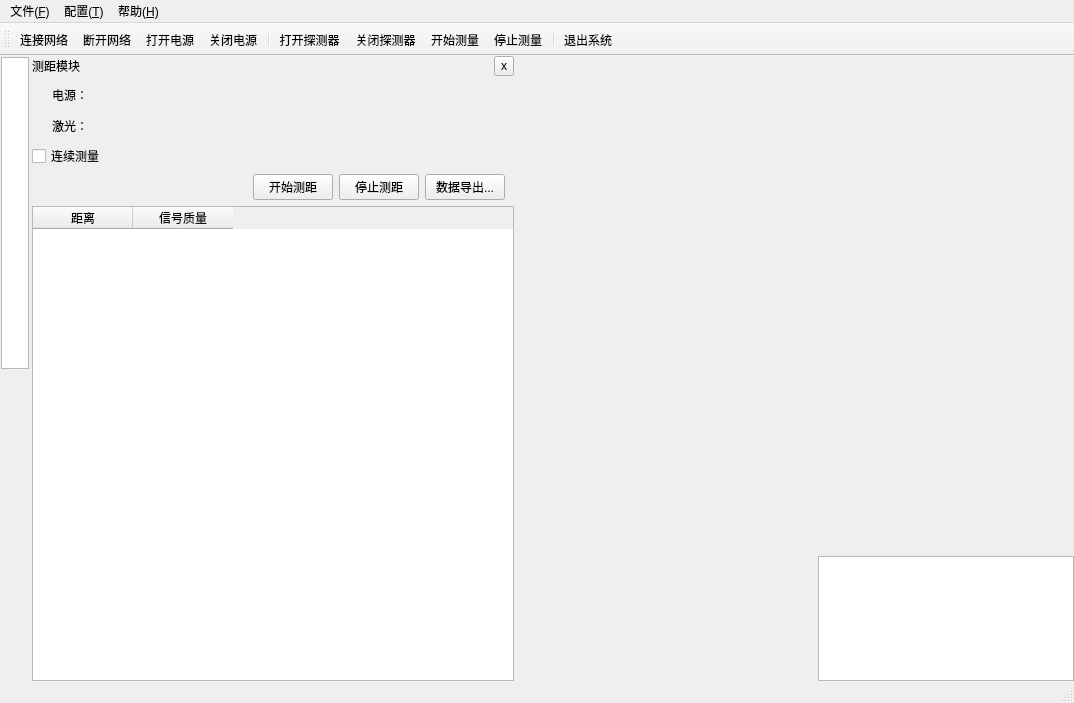
<?xml version="1.0" encoding="UTF-8"?>
<ui version="4.0">
 <class>MainWindow</class>
 <widget class="QMainWindow" name="MainWindow">
  <property name="geometry">
   <rect>
    <x>0</x>
    <y>0</y>
    <width>1074</width>
    <height>703</height>
   </rect>
  </property>
  <property name="windowTitle">
   <string>低能滤片堆栈谱仪软件</string>
  </property>
  <widget class="QWidget" name="centralwidget">
   <layout class="QHBoxLayout" name="horizontalLayout_2" stretch="1,100,0,0">
    <property name="spacing">
     <number>2</number>
    </property>
    <property name="leftMargin">
     <number>0</number>
    </property>
    <property name="topMargin">
     <number>0</number>
    </property>
    <property name="rightMargin">
     <number>0</number>
    </property>
    <property name="bottomMargin">
     <number>0</number>
    </property>
    <item>
     <widget class="QWidget" name="sidewidget" native="true">
      <property name="sizePolicy">
       <sizepolicy hsizetype="Fixed" vsizetype="Expanding">
        <horstretch>0</horstretch>
        <verstretch>0</verstretch>
       </sizepolicy>
      </property>
      <property name="maximumSize">
       <size>
        <width>30</width>
        <height>16777215</height>
       </size>
      </property>
      <layout class="QVBoxLayout" name="verticalLayout">
       <property name="spacing">
        <number>1</number>
       </property>
       <property name="leftMargin">
        <number>1</number>
       </property>
       <property name="topMargin">
        <number>1</number>
       </property>
       <property name="rightMargin">
        <number>1</number>
       </property>
       <property name="bottomMargin">
        <number>1</number>
       </property>
       <item>
        <widget class="QGraphicsView" name="graphicsView">
         <property name="sizePolicy">
          <sizepolicy hsizetype="Expanding" vsizetype="Expanding">
           <horstretch>0</horstretch>
           <verstretch>0</verstretch>
          </sizepolicy>
         </property>
         <property name="alignment">
          <set>Qt::AlignLeading|Qt::AlignLeft|Qt::AlignTop</set>
         </property>
        </widget>
       </item>
       <item>
        <spacer name="verticalSpacer">
         <property name="orientation">
          <enum>Qt::Vertical</enum>
         </property>
         <property name="sizeHint" stdset="0">
          <size>
           <width>20</width>
           <height>40</height>
          </size>
         </property>
        </spacer>
       </item>
      </layout>
     </widget>
    </item>
    <item>
     <widget class="QStackedWidget" name="stackedWidget">
      <property name="minimumSize">
       <size>
        <width>250</width>
        <height>0</height>
       </size>
      </property>
      <property name="maximumSize">
       <size>
        <width>500</width>
        <height>16777215</height>
       </size>
      </property>
      <widget class="QWidget" name="laserDistanceWidget">
       <layout class="QVBoxLayout" name="verticalLayout_2">
        <property name="leftMargin">
         <number>0</number>
        </property>
        <property name="topMargin">
         <number>0</number>
        </property>
        <property name="rightMargin">
         <number>0</number>
        </property>
        <property name="bottomMargin">
         <number>0</number>
        </property>
        <item>
         <layout class="QHBoxLayout" name="horizontalLayout">
          <item>
           <widget class="QLabel" name="label">
            <property name="text">
             <string>测距模块</string>
            </property>
           </widget>
          </item>
          <item>
           <widget class="QToolButton" name="toolButton_closeLaserDistanceWidget">
            <property name="sizePolicy">
             <sizepolicy hsizetype="Fixed" vsizetype="Fixed">
              <horstretch>0</horstretch>
              <verstretch>0</verstretch>
             </sizepolicy>
            </property>
            <property name="maximumSize">
             <size>
              <width>20</width>
              <height>20</height>
             </size>
            </property>
            <property name="text">
             <string notr="true">x</string>
            </property>
           </widget>
          </item>
         </layout>
        </item>
        <item>
         <layout class="QHBoxLayout" name="horizontalLayout_3">
          <property name="spacing">
           <number>30</number>
          </property>
          <property name="leftMargin">
           <number>20</number>
          </property>
          <property name="rightMargin">
           <number>20</number>
          </property>
          <item>
           <widget class="QLabel" name="label_2">
            <property name="text">
             <string>电源：</string>
            </property>
           </widget>
          </item>
          <item>
           <widget class="SwitchButton" name="switchButton_power" native="true">
            <property name="minimumSize">
             <size>
              <width>80</width>
              <height>25</height>
             </size>
            </property>
            <property name="maximumSize">
             <size>
              <width>80</width>
              <height>25</height>
             </size>
            </property>
           </widget>
          </item>
          <item>
           <spacer name="horizontalSpacer">
            <property name="orientation">
             <enum>Qt::Horizontal</enum>
            </property>
            <property name="sizeHint" stdset="0">
             <size>
              <width>40</width>
              <height>20</height>
             </size>
            </property>
           </spacer>
          </item>
         </layout>
        </item>
        <item>
         <layout class="QHBoxLayout" name="horizontalLayout_4">
          <property name="spacing">
           <number>30</number>
          </property>
          <property name="leftMargin">
           <number>20</number>
          </property>
          <property name="rightMargin">
           <number>20</number>
          </property>
          <item>
           <widget class="QLabel" name="label_3">
            <property name="text">
             <string>激光：</string>
            </property>
           </widget>
          </item>
          <item>
           <widget class="SwitchButton" name="switchButton_laser" native="true">
            <property name="minimumSize">
             <size>
              <width>80</width>
              <height>25</height>
             </size>
            </property>
            <property name="maximumSize">
             <size>
              <width>80</width>
              <height>25</height>
             </size>
            </property>
           </widget>
          </item>
          <item>
           <spacer name="horizontalSpacer_2">
            <property name="orientation">
             <enum>Qt::Horizontal</enum>
            </property>
            <property name="sizeHint" stdset="0">
             <size>
              <width>40</width>
              <height>20</height>
             </size>
            </property>
           </spacer>
          </item>
         </layout>
        </item>
        <item>
         <widget class="QCheckBox" name="checkBox_continueMeasureDistance">
          <property name="text">
           <string>连续测量</string>
          </property>
         </widget>
        </item>
        <item>
         <layout class="QHBoxLayout" name="horizontalLayout_5">
          <property name="rightMargin">
           <number>9</number>
          </property>
          <item>
           <spacer name="horizontalSpacer_3">
            <property name="orientation">
             <enum>Qt::Horizontal</enum>
            </property>
            <property name="sizeHint" stdset="0">
             <size>
              <width>40</width>
              <height>20</height>
             </size>
            </property>
           </spacer>
          </item>
          <item>
           <widget class="QPushButton" name="pushButton_startMeasureDistance">
            <property name="text">
             <string>开始测距</string>
            </property>
            <property name="icon">
             <iconset resource="../3rdParty/resource/resource.qrc">
              <normaloff>:/ruler.png</normaloff>:/ruler.png</iconset>
            </property>
           </widget>
          </item>
          <item>
           <widget class="QPushButton" name="pushButton_stopMeasureDistance">
            <property name="text">
             <string>停止测距</string>
            </property>
            <property name="icon">
             <iconset resource="../3rdParty/resource/resource.qrc">
              <normaloff>:/work-off.png</normaloff>:/work-off.png</iconset>
            </property>
           </widget>
          </item>
          <item>
           <widget class="QPushButton" name="pushButton_export">
            <property name="text">
             <string>数据导出...</string>
            </property>
            <property name="icon">
             <iconset resource="../3rdParty/resource/resource.qrc">
              <normaloff>:/daochu.png</normaloff>:/daochu.png</iconset>
            </property>
           </widget>
          </item>
         </layout>
        </item>
        <item>
         <widget class="QTableWidget" name="tableWidget_laser">
          <column>
           <property name="text">
            <string>距离</string>
           </property>
          </column>
          <column>
           <property name="text">
            <string>信号质量</string>
           </property>
          </column>
         </widget>
        </item>
       </layout>
      </widget>
      <widget class="QWidget" name="detectorStatusWidget">
       <layout class="QVBoxLayout" name="verticalLayout_5">
        <property name="leftMargin">
         <number>0</number>
        </property>
        <property name="topMargin">
         <number>0</number>
        </property>
        <property name="rightMargin">
         <number>0</number>
        </property>
        <property name="bottomMargin">
         <number>0</number>
        </property>
        <item>
         <layout class="QHBoxLayout" name="horizontalLayout_6">
          <item>
           <widget class="QLabel" name="label_4">
            <property name="text">
             <string>设备状态</string>
            </property>
           </widget>
          </item>
          <item>
           <widget class="QToolButton" name="toolButton_closeDetectorStatusWidget">
            <property name="sizePolicy">
             <sizepolicy hsizetype="Fixed" vsizetype="Fixed">
              <horstretch>0</horstretch>
              <verstretch>0</verstretch>
             </sizepolicy>
            </property>
            <property name="maximumSize">
             <size>
              <width>20</width>
              <height>20</height>
             </size>
            </property>
            <property name="text">
             <string notr="true">x</string>
            </property>
           </widget>
          </item>
         </layout>
        </item>
        <item>
         <widget class="QTableWidget" name="tableWidget_detector">
          <property name="maximumSize">
           <size>
            <width>16777215</width>
            <height>150</height>
           </size>
          </property>
          <property name="verticalScrollBarPolicy">
           <enum>Qt::ScrollBarAlwaysOff</enum>
          </property>
          <property name="horizontalScrollBarPolicy">
           <enum>Qt::ScrollBarAlwaysOff</enum>
          </property>
          <row>
           <property name="text">
            <string>通讯状态</string>
           </property>
          </row>
          <row>
           <property name="text">
            <string>温度（℃）</string>
           </property>
          </row>
          <column>
           <property name="text">
            <string>探测器#1</string>
           </property>
          </column>
          <column>
           <property name="text">
            <string>探测器#2</string>
           </property>
          </column>
          <column>
           <property name="text">
            <string>探测器#3</string>
           </property>
          </column>
          <item row="0" column="0">
           <property name="text">
            <string>离线</string>
           </property>
           <property name="textAlignment">
            <set>AlignCenter</set>
           </property>
           <property name="flags">
            <set>ItemIsSelectable|ItemIsDragEnabled|ItemIsDropEnabled|ItemIsUserCheckable|ItemIsEnabled</set>
           </property>
          </item>
          <item row="0" column="1">
           <property name="text">
            <string>离线</string>
           </property>
           <property name="textAlignment">
            <set>AlignCenter</set>
           </property>
           <property name="flags">
            <set>ItemIsSelectable|ItemIsDragEnabled|ItemIsDropEnabled|ItemIsUserCheckable|ItemIsEnabled</set>
           </property>
          </item>
          <item row="0" column="2">
           <property name="text">
            <string>离线</string>
           </property>
           <property name="textAlignment">
            <set>AlignCenter</set>
           </property>
           <property name="flags">
            <set>ItemIsSelectable|ItemIsDragEnabled|ItemIsDropEnabled|ItemIsUserCheckable|ItemIsEnabled</set>
           </property>
          </item>
          <item row="1" column="0">
           <property name="text">
            <string/>
           </property>
           <property name="textAlignment">
            <set>AlignCenter</set>
           </property>
           <property name="flags">
            <set>ItemIsSelectable|ItemIsDragEnabled|ItemIsDropEnabled|ItemIsUserCheckable|ItemIsEnabled</set>
           </property>
          </item>
          <item row="1" column="1">
           <property name="text">
            <string/>
           </property>
           <property name="textAlignment">
            <set>AlignCenter</set>
           </property>
           <property name="flags">
            <set>ItemIsSelectable|ItemIsDragEnabled|ItemIsDropEnabled|ItemIsUserCheckable|ItemIsEnabled</set>
           </property>
          </item>
          <item row="1" column="2">
           <property name="text">
            <string/>
           </property>
           <property name="textAlignment">
            <set>AlignCenter</set>
           </property>
           <property name="flags">
            <set>ItemIsSelectable|ItemIsDragEnabled|ItemIsDropEnabled|ItemIsUserCheckable|ItemIsEnabled</set>
           </property>
          </item>
         </widget>
        </item>
        <item>
         <widget class="QTableWidget" name="tableWidget_detectorVersion">
          <property name="verticalScrollBarPolicy">
           <enum>Qt::ScrollBarAlwaysOff</enum>
          </property>
          <property name="horizontalScrollBarPolicy">
           <enum>Qt::ScrollBarAlwaysOff</enum>
          </property>
          <property name="sizeAdjustPolicy">
           <enum>QAbstractScrollArea::AdjustIgnored</enum>
          </property>
          <row>
           <property name="text">
            <string>探测器#1</string>
           </property>
          </row>
          <row>
           <property name="text">
            <string>探测器#2</string>
           </property>
          </row>
          <row>
           <property name="text">
            <string>探测器#3</string>
           </property>
          </row>
          <column>
           <property name="text">
            <string>版本号</string>
           </property>
          </column>
          <item row="0" column="0">
           <property name="text">
            <string/>
           </property>
           <property name="textAlignment">
            <set>AlignCenter</set>
           </property>
           <property name="flags">
            <set>ItemIsSelectable|ItemIsDragEnabled|ItemIsDropEnabled|ItemIsUserCheckable|ItemIsEnabled</set>
           </property>
          </item>
          <item row="1" column="0">
           <property name="text">
            <string/>
           </property>
           <property name="textAlignment">
            <set>AlignCenter</set>
           </property>
           <property name="flags">
            <set>ItemIsSelectable|ItemIsDragEnabled|ItemIsDropEnabled|ItemIsUserCheckable|ItemIsEnabled</set>
           </property>
          </item>
          <item row="2" column="0">
           <property name="text">
            <string/>
           </property>
           <property name="textAlignment">
            <set>AlignCenter</set>
           </property>
           <property name="flags">
            <set>ItemIsSelectable|ItemIsDragEnabled|ItemIsDropEnabled|ItemIsUserCheckable|ItemIsEnabled</set>
           </property>
          </item>
         </widget>
        </item>
        <item>
         <layout class="QHBoxLayout" name="horizontalLayout_7">
          <item>
           <widget class="QLabel" name="label_5">
            <property name="text">
             <string>测量发次：</string>
            </property>
           </widget>
          </item>
          <item>
           <widget class="QLineEdit" name="lineEdit_shotNum">
            <property name="text">
             <string>100</string>
            </property>
           </widget>
          </item>
         </layout>
        </item>
        <item>
         <layout class="QVBoxLayout" name="verticalLayout_4">
          <item>
           <widget class="QLabel" name="label_6">
            <property name="text">
             <string>数据保存路径：</string>
            </property>
           </widget>
          </item>
          <item>
           <widget class="QLineEdit" name="lineEdit_filePath"/>
          </item>
         </layout>
        </item>
        <item>
         <widget class="QWidget" name="widget" native="true">
          <layout class="QHBoxLayout" name="horizontalLayout_8">
           <item>
            <spacer name="horizontalSpacer_4">
             <property name="orientation">
              <enum>Qt::Horizontal</enum>
             </property>
             <property name="sizeHint" stdset="0">
              <size>
               <width>148</width>
               <height>20</height>
              </size>
             </property>
            </spacer>
           </item>
           <item>
            <widget class="QPushButton" name="pushButton_startMeasure">
             <property name="text">
              <string>开始测量</string>
             </property>
             <property name="icon">
              <iconset resource="../3rdParty/resource/resource.qrc">
               <normaloff>:/work-on.png</normaloff>:/work-on.png</iconset>
             </property>
            </widget>
           </item>
          </layout>
         </widget>
        </item>
        <item>
         <spacer name="verticalSpacer_2">
          <property name="orientation">
           <enum>Qt::Vertical</enum>
          </property>
          <property name="sizeHint" stdset="0">
           <size>
            <width>20</width>
            <height>258</height>
           </size>
          </property>
         </spacer>
        </item>
       </layout>
      </widget>
     </widget>
    </item>
    <item>
     <widget class="QWidget" name="leftHboxWidget" native="true">
      <property name="minimumSize">
       <size>
        <width>300</width>
        <height>0</height>
       </size>
      </property>
      <layout class="QVBoxLayout" name="leftVboxLayout">
       <property name="spacing">
        <number>2</number>
       </property>
       <property name="leftMargin">
        <number>0</number>
       </property>
       <property name="topMargin">
        <number>0</number>
       </property>
       <property name="rightMargin">
        <number>0</number>
       </property>
       <property name="bottomMargin">
        <number>0</number>
       </property>
       <item>
        <widget class="QCustomPlot" name="customPlot" native="true"/>
       </item>
       <item>
        <widget class="QCustomPlot" name="customPlot_2" native="true"/>
       </item>
       <item>
        <widget class="QCustomPlot" name="customPlot_3" native="true"/>
       </item>
      </layout>
     </widget>
    </item>
    <item>
     <widget class="QWidget" name="rightHboxWidget" native="true">
      <layout class="QVBoxLayout" name="rightVboxLayout" stretch="4,1">
       <property name="spacing">
        <number>2</number>
       </property>
       <property name="leftMargin">
        <number>0</number>
       </property>
       <property name="topMargin">
        <number>0</number>
       </property>
       <property name="rightMargin">
        <number>0</number>
       </property>
       <property name="bottomMargin">
        <number>0</number>
       </property>
       <item>
        <widget class="QCustomPlot" name="customPlot_result" native="true"/>
       </item>
       <item>
        <widget class="QTextEdit" name="textEdit_log">
         <property name="enabled">
          <bool>true</bool>
         </property>
         <property name="readOnly">
          <bool>true</bool>
         </property>
        </widget>
       </item>
      </layout>
     </widget>
    </item>
   </layout>
  </widget>
  <widget class="QMenuBar" name="menubar">
   <property name="geometry">
    <rect>
     <x>0</x>
     <y>0</y>
     <width>1074</width>
     <height>21</height>
    </rect>
   </property>
   <widget class="QMenu" name="menu_F">
    <property name="title">
     <string>文件(&amp;F)</string>
    </property>
    <addaction name="action_open"/>
    <addaction name="separator"/>
    <addaction name="action_exit"/>
   </widget>
   <widget class="QMenu" name="menu_H">
    <property name="title">
     <string>帮助(&amp;H)</string>
    </property>
    <addaction name="action_about"/>
   </widget>
   <widget class="QMenu" name="menu">
    <property name="title">
     <string>配置(&amp;T)</string>
    </property>
    <addaction name="action_netCfg"/>
    <addaction name="action_cfgParam"/>
   </widget>
   <addaction name="menu_F"/>
   <addaction name="menu"/>
   <addaction name="menu_H"/>
  </widget>
  <widget class="QStatusBar" name="statusbar"/>
  <widget class="QToolBar" name="toolBar">
   <property name="windowTitle">
    <string>toolBar</string>
   </property>
   <property name="toolButtonStyle">
    <enum>Qt::ToolButtonTextUnderIcon</enum>
   </property>
   <attribute name="toolBarArea">
    <enum>TopToolBarArea</enum>
   </attribute>
   <attribute name="toolBarBreak">
    <bool>false</bool>
   </attribute>
   <addaction name="action_connectRelay"/>
   <addaction name="action_disconnectRelay"/>
   <addaction name="action_powerOn"/>
   <addaction name="action_powerOff"/>
   <addaction name="separator"/>
   <addaction name="action_connect"/>
   <addaction name="action_disconnect"/>
   <addaction name="action_startMeasure"/>
   <addaction name="action_stopMeasure"/>
   <addaction name="separator"/>
   <addaction name="action_exit"/>
  </widget>
  <action name="action_open">
   <property name="icon">
    <iconset resource="../3rdParty/resource/resource.qrc">
     <normaloff>:/dakaiwenjian.png</normaloff>:/dakaiwenjian.png</iconset>
   </property>
   <property name="text">
    <string>打开历史文件(&amp;O)...</string>
   </property>
   <property name="menuRole">
    <enum>QAction::NoRole</enum>
   </property>
  </action>
  <action name="action_exit">
   <property name="icon">
    <iconset resource="../3rdParty/resource/resource.qrc">
     <normaloff>:/exit.png</normaloff>:/exit.png</iconset>
   </property>
   <property name="text">
    <string>退出系统(&amp;X)</string>
   </property>
   <property name="iconText">
    <string>退出系统</string>
   </property>
   <property name="toolTip">
    <string>退出系统</string>
   </property>
   <property name="menuRole">
    <enum>QAction::NoRole</enum>
   </property>
  </action>
  <action name="action_netCfg">
   <property name="icon">
    <iconset resource="../3rdParty/resource/resource.qrc">
     <normaloff>:/remote.png</normaloff>:/remote.png</iconset>
   </property>
   <property name="text">
    <string>网络设置(&amp;N)</string>
   </property>
   <property name="menuRole">
    <enum>QAction::NoRole</enum>
   </property>
  </action>
  <action name="action_cfgParam">
   <property name="icon">
    <iconset resource="../3rdParty/resource/resource.qrc">
     <normaloff>:/canshushezhi-05.png</normaloff>:/canshushezhi-05.png</iconset>
   </property>
   <property name="text">
    <string>参数设置(&amp;P)</string>
   </property>
   <property name="menuRole">
    <enum>QAction::NoRole</enum>
   </property>
  </action>
  <action name="action_about">
   <property name="icon">
    <iconset resource="../3rdParty/resource/resource.qrc">
     <normaloff>:/about.png</normaloff>:/about.png</iconset>
   </property>
   <property name="text">
    <string>关于 LowXRayFSS(&amp;A)</string>
   </property>
   <property name="iconText">
    <string>关于</string>
   </property>
   <property name="menuRole">
    <enum>QAction::NoRole</enum>
   </property>
  </action>
  <action name="action_connect">
   <property name="icon">
    <iconset resource="../3rdParty/resource/resource.qrc">
     <normaloff>:/conect-on.png</normaloff>:/conect-on.png</iconset>
   </property>
   <property name="text">
    <string>打开探测器</string>
   </property>
   <property name="menuRole">
    <enum>QAction::NoRole</enum>
   </property>
  </action>
  <action name="action_disconnect">
   <property name="icon">
    <iconset resource="../3rdParty/resource/resource.qrc">
     <normaloff>:/conect-fault.png</normaloff>:/conect-fault.png</iconset>
   </property>
   <property name="text">
    <string>关闭探测器</string>
   </property>
   <property name="menuRole">
    <enum>QAction::NoRole</enum>
   </property>
  </action>
  <action name="action_startMeasure">
   <property name="icon">
    <iconset resource="../3rdParty/resource/resource.qrc">
     <normaloff>:/work-on.png</normaloff>:/work-on.png</iconset>
   </property>
   <property name="text">
    <string>开始测量</string>
   </property>
   <property name="menuRole">
    <enum>QAction::NoRole</enum>
   </property>
  </action>
  <action name="action_stopMeasure">
   <property name="icon">
    <iconset resource="../3rdParty/resource/resource.qrc">
     <normaloff>:/work-off.png</normaloff>:/work-off.png</iconset>
   </property>
   <property name="text">
    <string>停止测量</string>
   </property>
   <property name="menuRole">
    <enum>QAction::NoRole</enum>
   </property>
  </action>
  <action name="action_powerOn">
   <property name="icon">
    <iconset resource="../3rdParty/resource/resource.qrc">
     <normaloff>:/power-on.png</normaloff>:/power-on.png</iconset>
   </property>
   <property name="text">
    <string>打开电源</string>
   </property>
   <property name="menuRole">
    <enum>QAction::NoRole</enum>
   </property>
  </action>
  <action name="action_powerOff">
   <property name="icon">
    <iconset resource="../3rdParty/resource/resource.qrc">
     <normaloff>:/power-fault.png</normaloff>:/power-fault.png</iconset>
   </property>
   <property name="text">
    <string>关闭电源</string>
   </property>
   <property name="menuRole">
    <enum>QAction::NoRole</enum>
   </property>
  </action>
  <action name="action_connectRelay">
   <property name="icon">
    <iconset resource="../3rdParty/resource/resource.qrc">
     <normaloff>:/lianjie-on.png</normaloff>:/lianjie-on.png</iconset>
   </property>
   <property name="text">
    <string>连接网络</string>
   </property>
   <property name="menuRole">
    <enum>QAction::NoRole</enum>
   </property>
  </action>
  <action name="action_disconnectRelay">
   <property name="icon">
    <iconset resource="../3rdParty/resource/resource.qrc">
     <normaloff>:/lianjie-fault.png</normaloff>:/lianjie-fault.png</iconset>
   </property>
   <property name="text">
    <string>断开网络</string>
   </property>
   <property name="menuRole">
    <enum>QAction::NoRole</enum>
   </property>
  </action>
 </widget>
 <customwidgets>
  <customwidget>
   <class>QCustomPlot</class>
   <extends>QWidget</extends>
   <header>qcustomplot.h</header>
   <container>1</container>
  </customwidget>
  <customwidget>
   <class>SwitchButton</class>
   <extends>QWidget</extends>
   <header>switchbutton.h</header>
   <container>1</container>
  </customwidget>
 </customwidgets>
 <resources>
  <include location="../3rdParty/resource/resource.qrc"/>
  <include location="../3rdParty/resource/resource.qrc"/>
 </resources>
 <connections/>
</ui>
